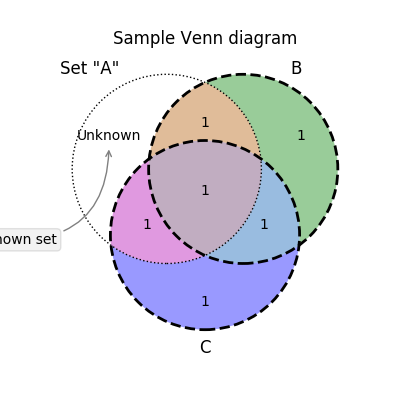

Here is the Python script that generated this plot:
from matplotlib import pyplot as plt
import numpy as np
from matplotlib_venn import venn3, venn3_circles

plt.figure(figsize = (4,4))

v = venn3(subsets = (1, 1, 1, 1, 1, 1, 1), set_labels = ('A', 'B', 'C'))

v.get_patch_by_id('100').set_alpha(1.0)
v.get_patch_by_id('100').set_color('white')
v.get_label_by_id('100').set_text('Unknown')
v.get_label_by_id('A').set_text('Set "A"')

c = venn3_circles(subsets = (1, 1, 1, 1, 1, 1, 1), linestyle = 'dashed')
c[0].set_lw(1.0)
c[0].set_ls('dotted')

plt.title("Sample Venn diagram")
plt.annotate('Unknown set', xy = v.get_label_by_id('100').get_position() - np.array([0, 0.05]), xytext = (-70,-70),
             ha = 'center', textcoords = 'offset points', bbox=dict(boxstyle='round,pa d =0.5', fc = 'gray', alpha = 0.1),
             arrowprops = dict(arrowstyle = '->', connectionstyle = 'arc3,rad=0.5',color = 'gray'))
plt.savefig('Venn_Diagram_1')
plt.show()


# source : https://github.com/konstantint/matplotlib-venn